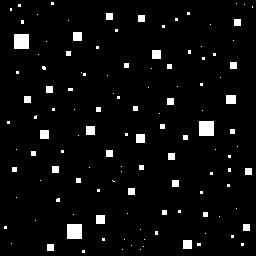
#> input picture Digital_Image_Processing/Lab5/pics/squares.png, 256 x 256 px
$ python 1_locate_squares_of_given_size.py
#> lines starting #> are read from the running program, lines starting #| are printed output that depends on the picture; after the words box and inside, x2 and y2 are one past the last pixel; in counts of white or black regions, pixels touching at a corner belong together
import numpy as np
import matplotlib.pyplot as plt
import cv2 as cv

image_path = "pics/squares.png"
image = cv.imread(image_path, cv.IMREAD_GRAYSCALE)
#> image: shape (256, 256); 4.3% white; 122 white regions (82 under 20 px), largest, box (x1, y1, x2, y2) and area: (14, 34, 29, 49) 225, (199, 121, 214, 136) 225, (67, 224, 82, 239) 225

# 1. morphological operations to locate squares of size 5x5

# Define structuring elements
se4 = np.ones((4,4), np.uint8)
se6 = np.ones((6,6), np.uint8)

# Erode and dilate with 4×4 kernel → keeps all objects ≥4×4
opened_4 = cv.dilate(cv.erode(image, se4), se4)
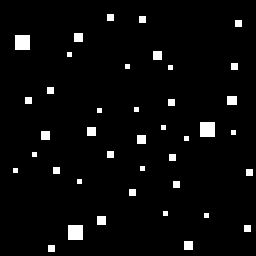
#> opened_4: shape (256, 256); 3.7% white; 40 white regions, largest, box (x1, y1, x2, y2) and area: (15, 35, 30, 50) 225, (200, 122, 215, 137) 225, (68, 225, 83, 240) 225

# Erode and dilate with 6×6 kernel → keeps all objects ≥6×6
opened_6 = cv.dilate(cv.erode(image, se6), se6)
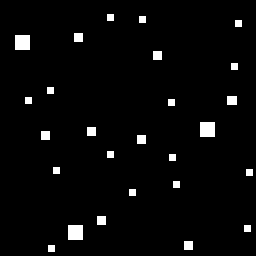
#> opened_6: shape (256, 256); 3.2% white; 26 white regions, largest, box (x1, y1, x2, y2) and area: (15, 35, 30, 50) 225, (200, 122, 215, 137) 225, (68, 225, 83, 240) 225

# Subtract → isolates exactly 5×5 squares
only_5x5 = cv.subtract(opened_4, opened_6)
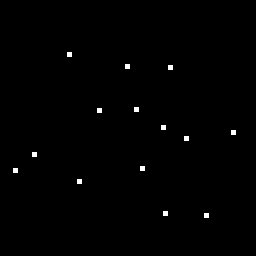
#> only_5x5: shape (256, 256); 0.53% white; 14 white regions, largest, box (x1, y1, x2, y2) and area: (67, 52, 72, 57) 25, (125, 64, 130, 69) 25, (168, 65, 173, 70) 25

plt.figure(figsize=(12, 4))
plt.subplot(1, 2, 1)
plt.imshow(image, cmap='gray')
plt.title('Original Image')
plt.axis('off')

plt.subplot(1, 2, 2)
plt.imshow(only_5x5, cmap='gray')
plt.title(f'Located 5x5 Squares')
plt.axis('off')

plt.tight_layout()
plt.show()
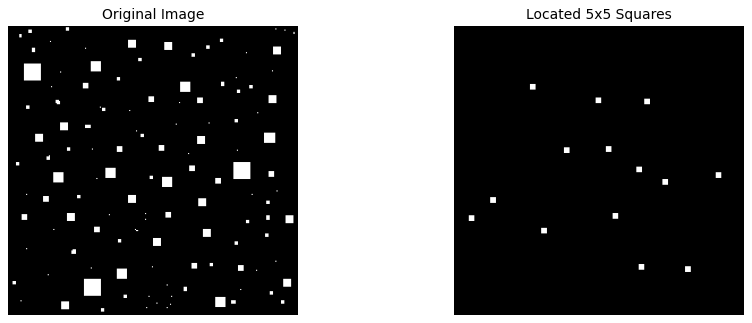
#> figure drawn by matplotlib, 2 panels

# 2. Find and count squares 5x5
# --- iterative component growth (no connectedComponents) ---
B = np.array([[0,1,0],
              [1,1,1],
              [0,1,0]], dtype=np.uint8)

_, I = cv.threshold(only_5x5, 127, 255, cv.THRESH_BINARY)
I = (I > 0).astype(np.uint8)  # binary image
count = 0

while True:
    #pick a seed pixel
    ys, xs = np.where(I == 1)
    if len(xs) == 0:
        break  # no more squares to find

    y0, x0 = ys[0], xs[0]
    Xk = np.zeros_like(I)
    Xk[y0, x0] = 1  # seed pixel

    # Iterative growth (dilation & intersection)
    while True:
        Xk_next = cv.dilate(Xk, B)
        Xk_next = cv.bitwise_and(Xk_next, I)

        if np.array_equal(Xk_next, Xk):
            break  # convergence
        Xk = Xk_next

    # Remove found square from I
    I[Xk == 1] = 0

    #check size
    if np.count_nonzero(Xk) == 25:
        count += 1
#> this loop made 15 passes
#> (y0, x0) on passes 1 to 12: (52, 67), (64, 125), (65, 168), (107, 134), (108, 97), (125, 161), (130, 231), (136, 184), (152, 32), (166, 140), (168, 13), (179, 77)
#> I: shape (256, 256); every value is 0
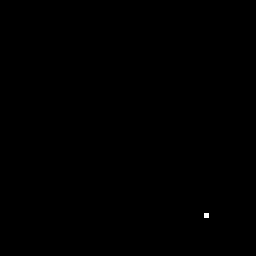
#> Xk: shape (256, 256); values 0 (black) and 1 (white), 0.04% white; 1 white region, box (x1, y1, x2, y2) and area: (204, 213, 209, 218) 25
#> after the loop, count = 14

print(f"Number of 5x5 squares found: {count}")
#| Number of 5x5 squares found: 14
